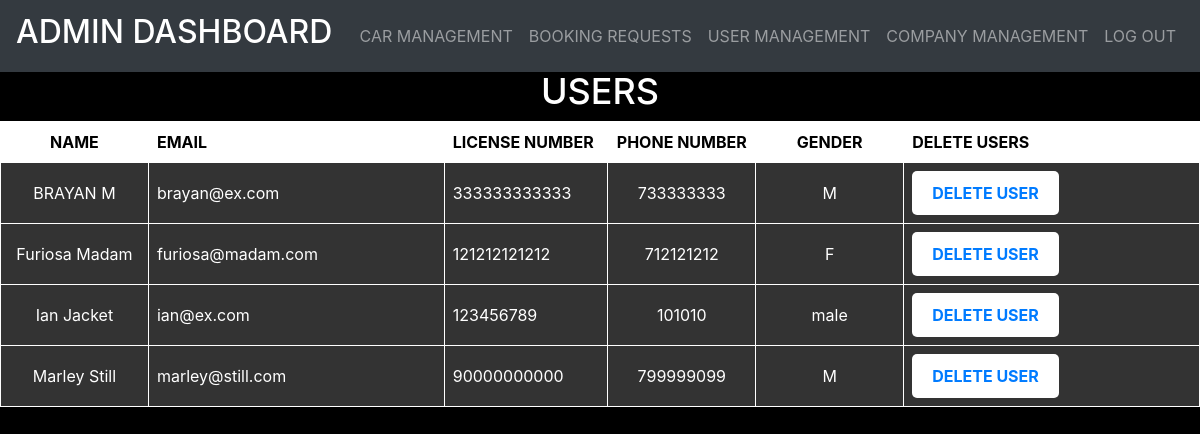
Screenshot of /adminusers.php with the database file from the repository.
### tables this page shows
CREATE TABLE `users` (
  `FNAME` varchar(255) NOT NULL,
  `LNAME` varchar(255) NOT NULL,
  `EMAIL` varchar(255) NOT NULL,
  `LIC_NUM` varchar(255) NOT NULL,
  `PHONE_NUMBER` bigint(11) NOT NULL,
  `PASSWORD` varchar(255) NOT NULL,
  `GENDER` varchar(255) NOT NULL
);

### adminusers.php (the view, shortened to what this page needs)
<!DOCTYPE html>
<html lang="en">
<head>
    <link rel="stylesheet" href="slick.css">
    <link rel="stylesheet" href="style.css">
    <link rel="stylesheet" href="fixed.css">
    <link rel="stylesheet" href="bootstrap.min.css">
</head>
<body  data-spy="scroll" data-target="#navbarResponsive">
<?php
require_once('connection.php');
$query="select *from users";
$queryy=mysqli_query($con,$query);
?>
<nav class="navbar navbar-expand-lg navbar-dark bg-dark fixed-top">
        <a class="navbar-brand" href="admindash.php">
            <h2>ADMIN DASHBOARD</h2>
        </a>
        <div class="collapse navbar-collapse" id="navbarResponsive">
            <ul class="navbar-nav ml-auto">
                <li class="nav-item">
                    <a class="nav-link" href="admindash.php">CAR MANAGEMENT</a>
                </li>
                <li  class="nav-item">
                    <a class="nav-link"  href="adminbooking.php">BOOKING REQUESTS</a>
                </li>
                <li  class="nav-item">
                    <a class="nav-link"  href="adminusers.php">USER MANAGEMENT</a>
                </li>
                <li  class="nav-item">
                    <a class="nav-link"  href="admincompanymanagement.php">COMPANY MANAGEMENT</a>
                </li>
                <li  class="nav-item">
                    <a class="nav-link"  href="index.php"><?php session_destroy();?>LOG OUT</a>
                </li>
            </ul>
        </div>
    </nav>
    <div>
            <h1 class="header">USERS</h1>
            <div>
                <div>
                    <table class="content-table">
                <thead>
                    <tr>
                        <th>NAME</th>
                        <th>EMAIL</th>
                        <th>LICENSE NUMBER</th>
                        <th>PHONE NUMBER</th>
                        <th>GENDER</th>
                        <th>DELETE USERS</th>
                    </tr>
                </thead>
                <tbody>
                <?php
                while($res=mysqli_fetch_array($queryy)){
                ?>
                <tr  class="active-row">
                    <td><?php echo $res['FNAME']."  ".$res['LNAME'];?></php></td>
                    <td><?php echo $res['EMAIL'];?></php></td>
                    <td><?php echo $res['LIC_NUM'];?></php></td>
                    <td><?php echo $res['PHONE_NUMBER'];?></php></td>
                    <td><?php echo $res['GENDER'];?></php></td>
                    <td><button type="submit" class="but" name="approve"><a href="deleteuser.php?id=<?php echo $res['EMAIL']?>">DELETE USER</a></button></td>
                </tr>
               <?php } ?>
                </tbody>
                </table>
                </div>
            </div>
        </div>
</body>
</html>

### style.css (style rules this page uses)
body { margin: 0; padding: 0; color: black; font-family:'Lato', sans-serif ; }
.navbar-nav { display: flex; justify-content: center; }

### fixed.css (style rules this page uses)
.fixed-top { -webkit-backface-visibility: hidden; }

### adminusers.php (style rules this page uses)
body { background-color: black; color: white; }
.content-table th { background-color: white; color: black; }
.content-table td { background-color: black; color: white; }
.content-table .active-row td { background-color: #333333; }
.but { background-color: white; color: white; border: none; padding: 10px 20px; border-radius: 5px; text-decoration: none; font-size: 16px; font-weight: bold; cursor: pointer; }
.header { font-size: 36px; text-align: center; margin-top: 70px; color: white; }
.content-table { border-collapse: collapse; width: 100%; }
.content-table td, .content-table th { border: 1px solid white; padding: 8px; }
.content-table td:first-child, .content-table th:first-child { width: 10%; text-align: center; }
.content-table td:nth-child(2), .content-table th:nth-child(2) { width: 20%; }
.content-table td:nth-child(3), .content-table th:nth-child(3) { width: 10%; }
.content-table td:nth-child(4), .content-table th:nth-child(4) { width: 10%; text-align: center; }
.content-table td:nth-child(5), .content-table th:nth-child(5) { width: 10%; text-align: center; }
.content-table td:nth-child(6), .content-table th:nth-child(6) { width: 20%; }

### rows the page displays
users: FNAME "BRAYAN", LNAME "M", EMAIL "brayan@ex.com", LIC_NUM "333333333333", PHONE_NUMBER "733333333", GENDER "M"
users: FNAME "Furiosa", LNAME "Madam", EMAIL "furiosa@madam.com", LIC_NUM "121212121212", PHONE_NUMBER "712121212", GENDER "F"
users: FNAME "Ian", LNAME "Jacket", EMAIL "ian@ex.com", LIC_NUM "123456789", PHONE_NUMBER "101010", GENDER "male"
users: FNAME "Marley", LNAME "Still", EMAIL "marley@still.com", LIC_NUM "90000000000", PHONE_NUMBER "799999099", GENDER "M"
